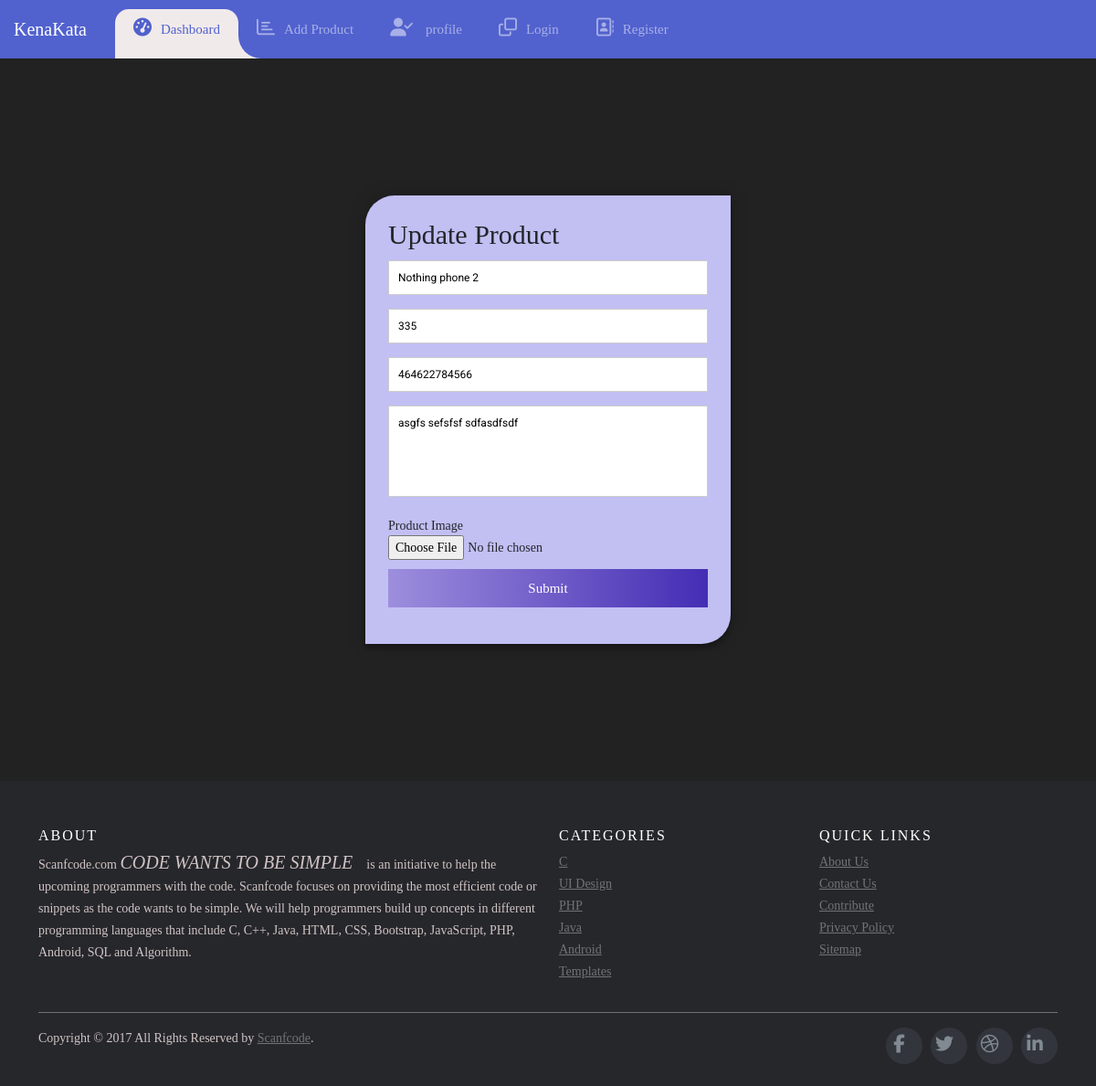
/update/product/5, run on an earlier commit of the app's database.
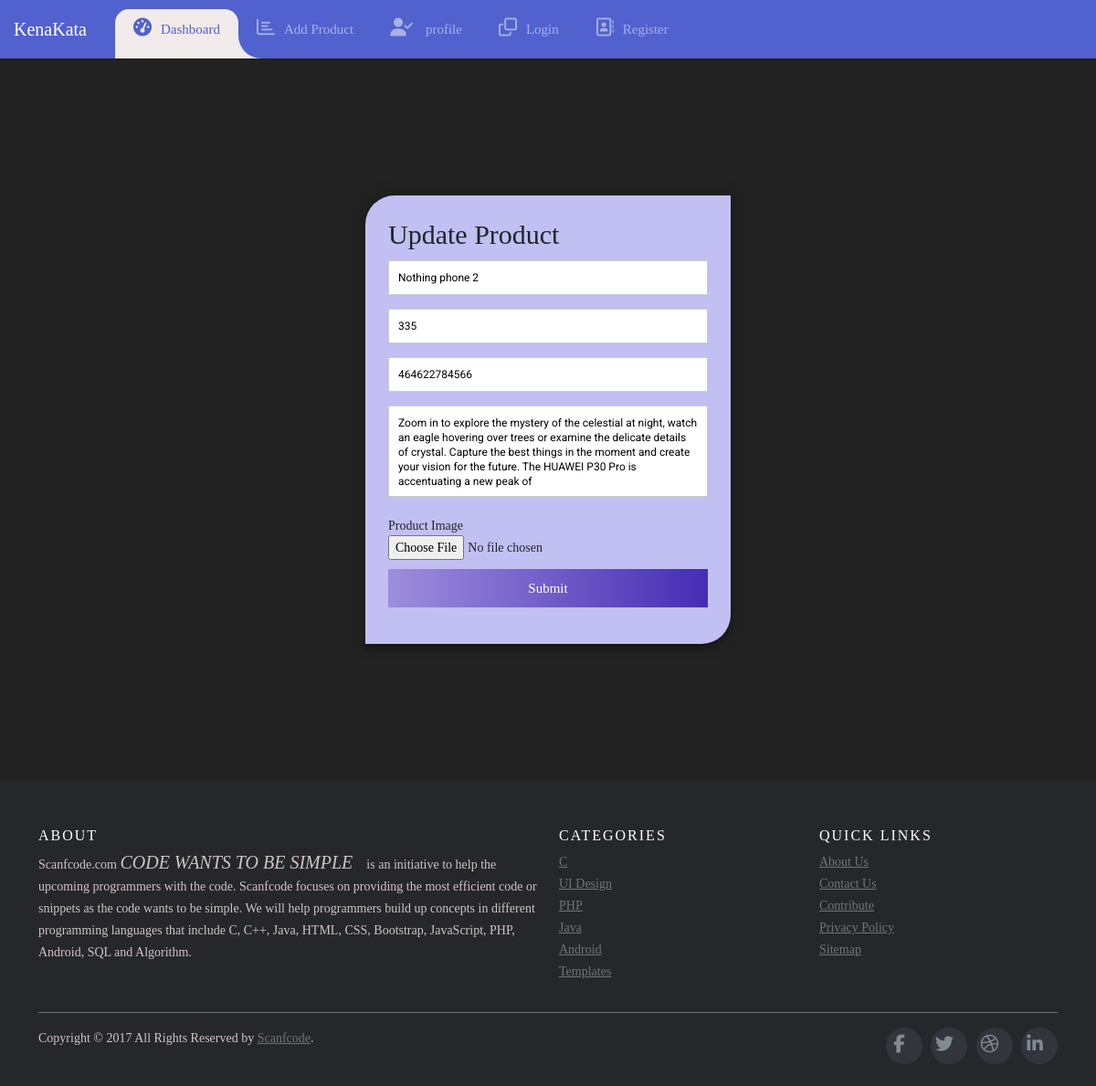
And on a later commit of the database.
### kenakata/models.py (models this page shows, shortened)
class Product(db.Model):
    id = db.Column(db.Integer(), primary_key=True, unique=True)
    name = db.Column(db.String(length=200), nullable=True)
    price = db.Column(db.String(length=10), nullable=True)
    image = db.Column(db.String(length=40), nullable=True,default='default.jpg')
    barcode = db.Column(db.String(length=12), nullable=True)
    description = db.Column(db.String(length=1000),nullable=True)
    owner = db.Column(db.Integer(), db.ForeignKey('user.id'))

### kenakata/routes.py (the view)
@app.route('/update/product/<int:product_id>', methods=['GET', 'POST'])
def update_product(product_id):
    product = Product.query.filter_by(id=product_id).first()
    form = ProductUpdateForm()
    if form.validate_on_submit():
        if form.image.data:
            image_file = save_product_picture(form.image.data)
            product.image = image_file
        product.name = form.name.data
        product.price = form.price.data
        product.barcode = form.barcode.data
        product.description = form.description.data
        db.session.commit()
        flash('Product updated successfully', 'success')
        return redirect(url_for('product_detail',product_id=product.id))
    elif request.method == 'GET':
        form.name.data = product.name
        form.price.data = product.price
        form.barcode.data = product.barcode
        form.image.data = product.image
        form.description.data = product.description
    return render_template("update-product.html", form=form, title='Update Product')

### kenakata/forms.py
class ProductUpdateForm(FlaskForm):
    name = StringField(label='Product Name', validators=[Length(max=300), DataRequired()])
    price = IntegerField(label='Product Price', validators=[DataRequired()])
    barcode = StringField(label='Barcode', validators=[Length(max=15),DataRequired()])
    image = FileField('Product Image',validators=[FileAllowed(['jpg','png','jpeg'])])
    description = TextAreaField(label='Product Details', validators=[DataRequired()])
    submit = SubmitField(label='Submit')

### kenakata/templates/update-product.html (shortened to what this page needs)
{% extends "base.html" %}
{% block content %}
    <div class="product-form-container">
        <form id="contact" action="" method="POST" enctype="multipart/form-data" style="border-top-left-radius: 2rem;
        border-bottom-right-radius: 2rem; background:rgb(194, 191, 243)">
            <h3>Update Product</h3>
            <fieldset>
                {{ form.name(placeholder='Product Name') }}
            </fieldset>
            <fieldset>
                {{ form.price(placeholder='Product Price') }}
            </fieldset>
            <fieldset>
                {{ form.barcode(placeholder='Barcode') }}
            </fieldset>
            <fieldset>
                {{ form.description(placeholder='Product Description') }}
            </fieldset>
            <fieldset>
                {{ form.image.label() }}
                <br>
                {{ form.image() }}
            </fieldset>
            <fieldset>
                {{ form.submit(class='submit-button') }}
            </fieldset>
        </form>
    </div>
{% endblock %}

What changed in the data, as far as the page shows it:
changed Product "Nothing phone 2": description "asgfs sefsfsf sdfasdfsdf" → "Zoom in to explore the mystery of the celestial at night, watch an eagle hovering over trees or examine the delicate details of crystal. Capture the best things in the moment and create your vision for the future. The HUAWEI P30 Pro is accentuating a new peak of"
